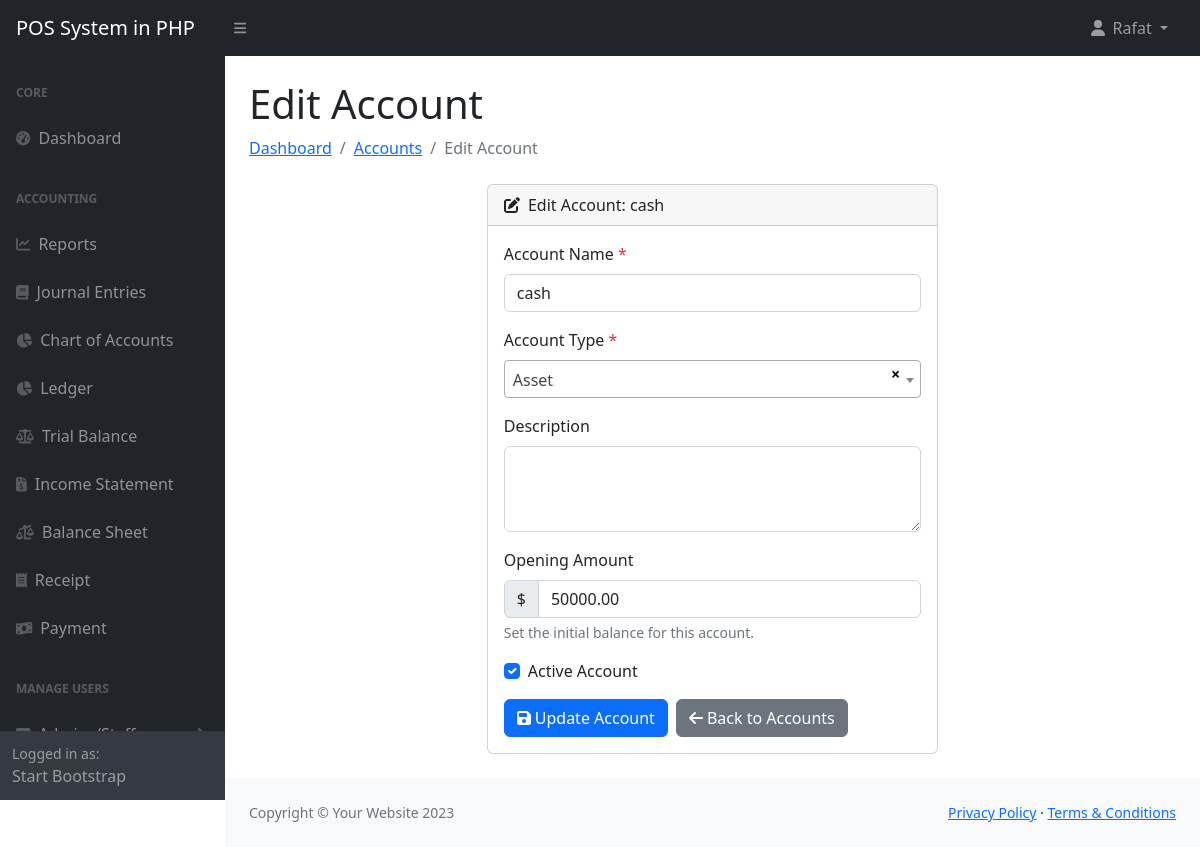
The app's page /admin/accounts-edit.php?id=62 (signed in) with its own data.
### tables this page shows
CREATE TABLE `accounts` (
  `id` int(11) NOT NULL,
  `account_name` varchar(255) NOT NULL,
  `account_type` enum('cash','bank','capital','revenue','expense','asset','liability') NOT NULL,
  `description` text DEFAULT NULL,
  `balance` decimal(15,2) DEFAULT 0.00,
  `status` tinyint(1) NOT NULL DEFAULT 1 COMMENT '1=active,0=inactive',
  `created_at` timestamp NOT NULL DEFAULT current_timestamp()
);

### admin/accounts-edit.php (the view, shortened to what this page needs)
<?php
include '../config/dbcon.php';
$account_id = isset($_GET['id']) ? (int)$_GET['id'] : 0;
$stmt = $conn->prepare("SELECT * FROM accounts WHERE id = ?");
$stmt->bind_param("i", $account_id);
$stmt->execute();
$result = $stmt->get_result();
$account = $result->fetch_assoc();
include 'includes/header.php';
?>
<div class="container-fluid px-4">
    <h1 class="mt-4">Edit Account</h1>
    <ol class="breadcrumb mb-4">
        <li class="breadcrumb-item"><a href="index.php">Dashboard</a></li>
        <li class="breadcrumb-item"><a href="accounts.php">Accounts</a></li>
        <li class="breadcrumb-item active">Edit Account</li>
    </ol>
    <div class="row justify-content-center">
        <div class="col-xl-6">
            <div class="card mb-4">
                <div class="card-header">
                    <i class="fas fa-edit me-1"></i>
                    Edit Account: <?php echo htmlspecialchars($account['account_name']); ?>
                </div>
                <div class="card-body">
                    <form method="post" action="">
                        <div class="mb-3">
                            <label for="account_name" class="form-label">Account Name <span class="text-danger">*</span></label>
                            <input type="text" class="form-control" id="account_name" name="account_name"
                                   value="<?php echo htmlspecialchars($account['account_name']); ?>" required>
                        </div>
                        <div class="mb-3">
                            <label for="account_type" class="form-label">Account Type <span class="text-danger">*</span></label>
                        </div>
                        <div class="mb-3">
                            <label for="description" class="form-label">Description</label>
                            <textarea class="form-control" id="description" name="description" rows="3"><?php echo htmlspecialchars($account['description'] ?? ''); ?></textarea>
                        </div>
                        <div class="mb-3">
                            <label for="opening_amount" class="form-label">Opening Amount</label>
                            <div class="input-group">
                                <span class="input-group-text">$</span>
                                <input type="number" class="form-control" id="opening_amount" name="opening_amount"
                                       value="<?php echo $account['balance']; ?>" step="0.01" min="0">
                            </div>
                            <div class="form-text">Set the initial balance for this account.</div>
                        </div>
                        <div class="mb-3">
                            <div class="form-check">
                                <input class="form-check-input" type="checkbox" id="status" name="status"
                                       <?php echo $account['status'] ? 'checked' : ''; ?>>
                                <label class="form-check-label" for="status">
                                    Active Account
                                </label>
                            </div>
                        </div>
                        <div class="d-flex gap-2">
                            <button type="submit" class="btn btn-primary">
                                <i class="fas fa-save me-1"></i>Update Account
                            </button>
                            <a href="accounts.php" class="btn btn-secondary">
                                <i class="fas fa-arrow-left me-1"></i>Back to Accounts
                            </a>
                        </div>
                    </form>
                </div>
            </div>
        </div>
    </div>
</div>
<?php include 'includes/footer.php'; ?>

### records on screen
accounts: account_name "cash", opening_amount "50000.00", status "☑"

### other values on screen
$_SESSION['loggedInUser']['name'] "Rafat"
